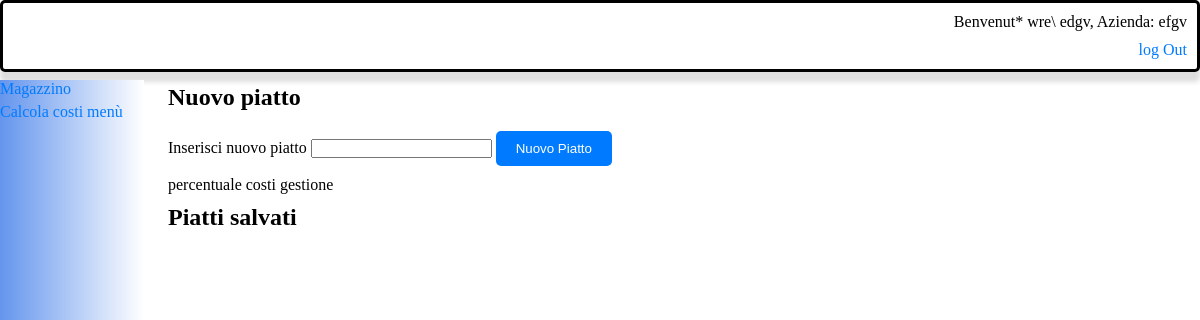
Page /calcolaTotale (signed in) on the earlier database version.
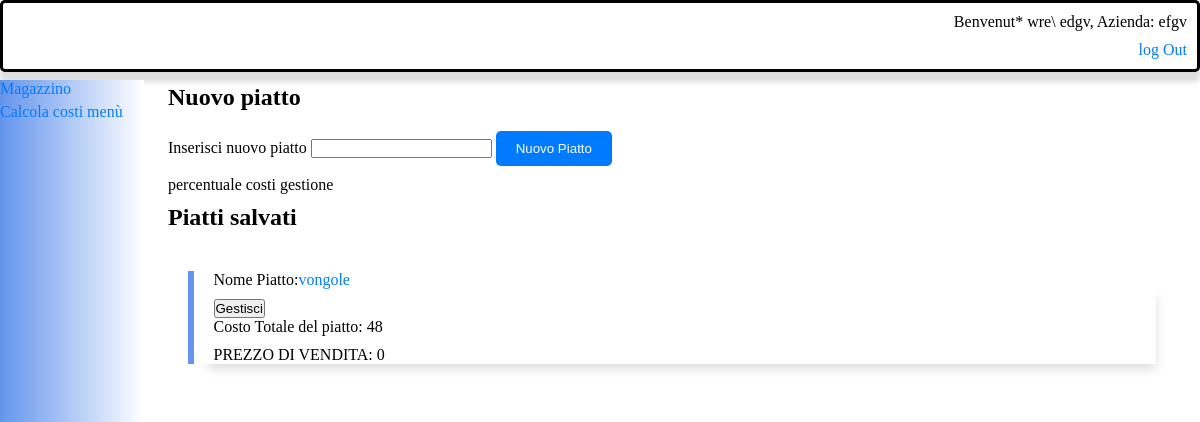
Same page on the later database version.
### tables this page shows
CREATE TABLE utenti
(
    id_utente INTEGER PRIMARY KEY AUTOINCREMENT,
    nome TEXT,
    cognome TEXT,
    mail TEXT,
    compagnia TEXT,
    passwo VARCHAR[255] NOT NULL
    /*
    tabella che racchiude gli utenti iscritti al servizio e i loro dati

    id dell'utente'
    nome utente
    cognome utente
    mail dell'utente'
    azienda per cui lavora
    password criptata con hash


*/
);

CREATE TABLE piatti
(
	piattoId INTEGER PRIMARY KEY AUTOINCREMENT,
    idUtente INT,
	nome TEXT,
    costo DECIMAL (10, 4),
    prezzoVendita DECIMAL (10, 4),
    percentualeFoodCost DECIMAL (10, 4)
    /*
    tabella che racchiude i piatti composti da vari ingredienti ed oggetti, degli utenti iscritti al servizio

    id del piatto 
    id dell'utente
    nome del piatto'
    costo del piatto composto dalla somma di tutti gli ingredienti e gli oggetti che lo compongono
*/

);

### app.py (the view)
@app.route('/calcolaTotale', methods=['POST', 'GET'])
@login_required
def calcolaTot():
    db=database.db()
    piattiUtente=database.visualizza_tutti_piatti(db, 'piatti', session['userId'])
    oggettiUtente=database.visualizza_tutti_piatti(db,'oggetti', session['userId'])
    ingredientiUtente=database.visualizza_tutti_piatti(db, 'ingredienti', session['userId'])
    infoUtente=database.visualizza_tutti_piatti(db, 'utenti', session['userId'])
    db.close()
    return render_template('calcolaPrezzo.html', piattiUtente=piattiUtente, ingredientiUtente=ingredientiUtente, infoUtente=infoUtente, oggettiUtente=oggettiUtente)

### app.py (called while the page is built)
def login_required(view_func):
    @wraps(view_func)
    def wrapped_view(*args, **kwargs):
        if 'userId' in session:
            return view_func(*args, **kwargs)
        else:
            return redirect(url_for('crea_utente'))
    return wrapped_view

### query.py (called while the page is built)
    @staticmethod
    def db():
        DATABASE = 'piatti.db'
        db = getattr(g, '_database', None)
        if db is None:
            db = g._database = sqlite3.connect(DATABASE)
        return db

    @staticmethod
    def visualizza_tutti_piatti(db, tabella, idUte):
        cursore = db.cursor()
        if tabella == 'piatti':
            cursore.execute(f"SELECT * FROM {tabella} WHERE idUtente=?", (idUte,))
            piatti = cursore.fetchall()
        elif tabella == 'ingredienti':
            cursore.execute(f"SELECT * FROM {tabella} WHERE idUtente=?", (idUte,))
            piatti = cursore.fetchall()
        elif tabella == 'utenti':
            cursore.execute(f"SELECT * FROM {tabella} WHERE id_utente=?", (idUte,))
            piatti = cursore.fetchone()
        elif tabella=='oggetti':
            cursore.execute(f"SELECT * FROM {tabella} WHERE idUtente=?", (idUte,))
            piatti = cursore.fetchall()
        return piatti

### templates/calcolaPrezzo.html (shortened to what this page needs)
<!DOCTYPE html>
<html>
<head>
    <link type="text/css" rel="stylesheet" href="{{ url_for('static', filename='templates.css') }}" />
</head>
<body class="l1">
    <div class="info_ute">
        <div>
            <p>
                Benvenut* {{(infoUtente[1])}} {{(infoUtente[2])}}, Azienda: {{(infoUtente[4])}}
            </p>
            <div>
                <a href="{{(url_for('logOut'))}}">log Out</a>
            </div>
        </div>
    </div>
    <nav class="navLaterale">
        <ul>
            <li><a href="{{(url_for('dashboardMagazzino'))}}">Magazzino</a></li>
            <li><a href="{{(url_for('calcolaTot'))}}">Calcola costi menù</a></li>
        </ul>
    </nav>
    <div class="container">
        <div class="fondoFor">
            <h1>Nuovo piatto</h1>
            <form action="{{('/nuovoPiatto')}}" method="post">
                <label for="nomePiatto">Inserisci nuovo piatto</label>
                <input type="text" id="nomePiatto" name="nomePiatto">
                <input type="submit" value="Nuovo Piatto">
            </form>
            <p>percentuale costi gestione</p>
        </div>
        <h1>Piatti salvati</h1>
        <div class="fondoForm">
            {% for piatto in piattiUtente %}
            <div class="piatti">
                <div class="infoIn">
                    <div>
                        <p>Nome Piatto:     </p>
                    </div>
                    <div>
                        <a href="{{url_for('visualizzaDashboardPiatto', idPiatto=piatto[0])}}">{{piatto[2]}}</a>
                    </div>
                </div>
                <button class="buttonButton" data-target="#buttonButton{{ loop.index }}">Gestisci</button>
                <p>Costo Totale del piatto: {{piatto[3]}}</p>
                <p>PREZZO DI VENDITA: {{piatto[4]}}</p>
            </div>
            {% endfor %}
        </div>
    </div>
</body>
</html>

### static/templates.css (style rules this page uses)
* { margin: 0; padding: 0; box-sizing:border-box; }
.navLaterale { width: 12%; background: linear-gradient(to right, cornflowerblue, white); color: white; overflow-y: auto; position: fixed; bottom: 0; height: 90%; transition: left 0.3s ease; z-index: 1000; }
.container { margin-left: 12%; padding: 2%; width: calc(100% - 12%); overflow-y: auto; height: 100%; margin-top: 5%; }
.info_ute { background-color: #ffffff; padding: 10px; border-radius: 5px; margin-bottom: 20px; border-bottom: 3px; border: solid; box-shadow: 0px 10px 5px #dedede; -moz-box-shadow: 0px 10px 5px #dedede; -webkit-box-shadow: 0px 10px 5px #dedede; position: fixed; top: 0; width: 100%; z-index: 1000; text-align:right; }
.infoIn { display:flex; flex-direction:row; }
.fondoForm { position: relative; background-color: #ffffff; padding: 2%; }
.piatti { border-left-style: solid; border-left-color: cornflowerblue; border-left-width: 6px; padding-left: 2%; box-shadow: 10px 15px 10px -10px #dedede; -moz-box-shadow: 10px 15px 10px -10px #dedede; -webkit-box-shadow: 10px 15px 10px -10px #dedede; }
input[type="text"], input[type="submit"], input[type="reset"], label { margin-bottom: 10px; }
h1 { margin-bottom: 20px; font-size: 24px; }
p { margin-bottom: 10px; }
ul { margin-bottom: 10px; }
li { margin-bottom: 5px; }
input[type="submit"], input[type="reset"] { background-color: #007bff; color: #ffffff; border: none; padding: 10px 20px; border-radius: 5px; cursor: pointer; }
a { color: #007bff; text-decoration: none; }

Differences in the rows shown:
added piatti: nome "vongole", costo "48", prezzoVendita "0"
